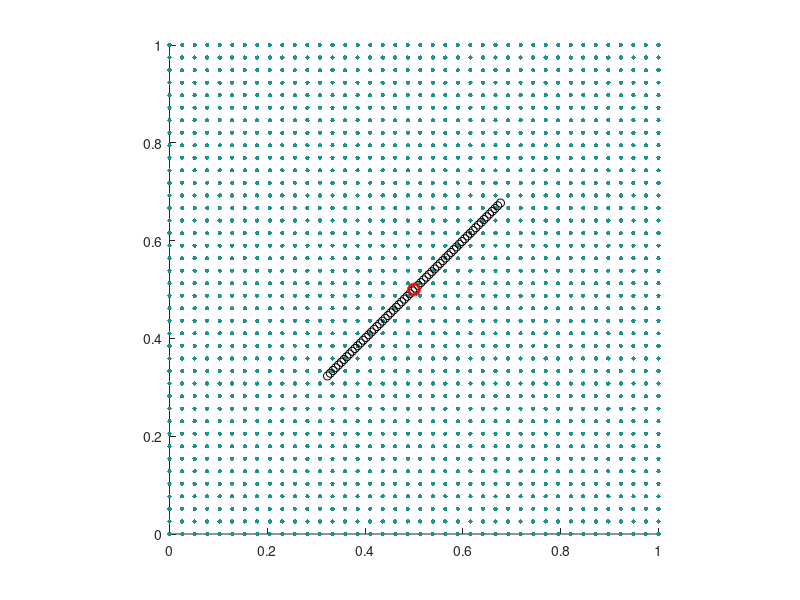

This figure's MATLAB source: (Note: this script raises an error after producing the figure.)
%initialize.m
%% Initialize Parameters and special indices

L=1.0 % Box size                                        % m
N=64 % Number of grid cells
h=L/N % Grid spacing                                    % m
ip=[(2:N),1] % Grid index shifted left
im=[N,(1:(N-1))] % Grid index shifted right
K = 1e4;                                                % N/m²
rho=1; % Fluid density                                  % kg/m³
mu=0.01; % viscosity                                    % kg/(m·s)
tmax=10; % Run until time                               % s
dt=5e-4; % Time step                                    % s
clockmax=ceil(tmax/dt);

%% Initialize the visualization options
viz_option = "lagrangian particles"; % all options: "vorticity", "lagrangian particles"

%% Initialize boundary and velocity
%f0=1e-3;
%k=0:(Nb-1);
%theta = k'*dtheta;
%X = (L/2) + (L/4)*[cos(theta), sin(theta)];

% Assume the 假设线段长度 L0，pivot点位于 Lp
%f0=1e2;
f0=1e-1;
L0 = L/2;
Px=L/2;
Py=L/2;
Nb = ceil(L0/(h/2));
ds = L0/(Nb-1);
s = (0:(Nb-1))*ds;
Lp = (Nb-1)/2*ds; %L0/2;
m0 = 2e0;            % 线密度(可根据需要调整)
theta0 = pi/4;
X = zeros(Nb,2);
X(:,1) = Px + (s - Lp)*cos(theta0);
X(:,2) = Py + (s - Lp)*sin(theta0);
pivot = [Px;Py];
% I0 = m0 * integral_0^L0 (s - Lp)^2 ds = m0 * [ ( (L0 - Lp)^3 + (Lp)^3 ) / 3 ]
I0 = m0*((L0 - Lp)^3 + Lp^3)/3; 
theta = theta0;   % 初始角度
omega = 0;   % 初始角速度


u=zeros(N,N,2);
U0 = 0.8;  % 设定水平向右的常数速度，比如1 m/s，可根据需要调整
u(:,:,1) = U0;  % x方向速度全部设为 U0
u(:,:,2) = 0;   % y方向速度为 0
%j1=0:(N-1); % Initialize fluid velocity as (0,sin(2*pi*x/L))
%x=j1'*h;
%u(j1+1,:,2)=sin(2*pi*x/L)*ones(1,N);

%% Initialize animation
switch viz_option
    case 'vorticity'
        vorticity=(u(ip,:,2)-u(im,:,2)-u(:,ip,1)+u(:,im,1))/(2*h);
        dvorticity=(max(max(vorticity))-min(min(vorticity)))/5;
        values= (-10*dvorticity):dvorticity:(10*dvorticity); % Get vorticity contours
        valminmax=[min(values),max(values)];
        xgrid=zeros(N,N);
        ygrid=zeros(N,N);
        for j=0:(N-1)
          xgrid(j+1,:)=j*h;
          ygrid(:,j+1)=j*h;
        end
        contour(xgrid,ygrid,vorticity,values)
        caxis(valminmax)

        set(gcf,'double','on')
        contour(xgrid,ygrid,vorticity,values)
        hold on
        plot(X(:,1),X(:,2),'ko')
        axis([0,L,0,L])
        caxis(valminmax)
        axis equal
        axis manual
        drawnow
        hold off
    case "lagrangian particles"
        % visualize by Lagrangian Particle Tracking
        np=40;
        [particles_x, particles_y] = meshgrid(linspace(0,L,np),linspace(0,L,np));
        particles = [particles_x(:), particles_y(:)];
        [X_grid, Y_grid] = meshgrid(linspace(0, L, N), linspace(0, L, N));
        particles_vel_x = interp2(X_grid, Y_grid, u(:,:,1), particles(:,1), particles(:,2), 'linear', 0);
        particles_vel_y = interp2(X_grid, Y_grid, u(:,:,2), particles(:,1), particles(:,2), 'linear', 0);
        particles_vel2 = [particles_vel_x, particles_vel_y];
        speed = sqrt(particles_vel2(:,1).^2 + particles_vel2(:,2).^2);
        max(speed)
        speed_min = 0; speed_max = 1;
        avg_speed = mean(speed);
        
        scatter(particles(:,1), particles(:,2), 10, speed, 'filled', 'MarkerEdgeColor', 'none') 
        hold on
        plot(X(:,1),X(:,2),'ko')
        plot(pivot(1), pivot(2), 'ro', 'MarkerSize', 8, 'LineWidth', 2)
        axis([0 L 0 L])
        axis square;
        axis manual
        
        %colormap(jet)
        colormap(parula)
        colorbar
        clim([speed_min speed_max])
        title(sprintf('Time = %.2f, Avg Speed = %.4f', clock * dt, avg_speed))
        drawnow
        hold off
    otherwise
        error('Invalid visualization mode.');
end